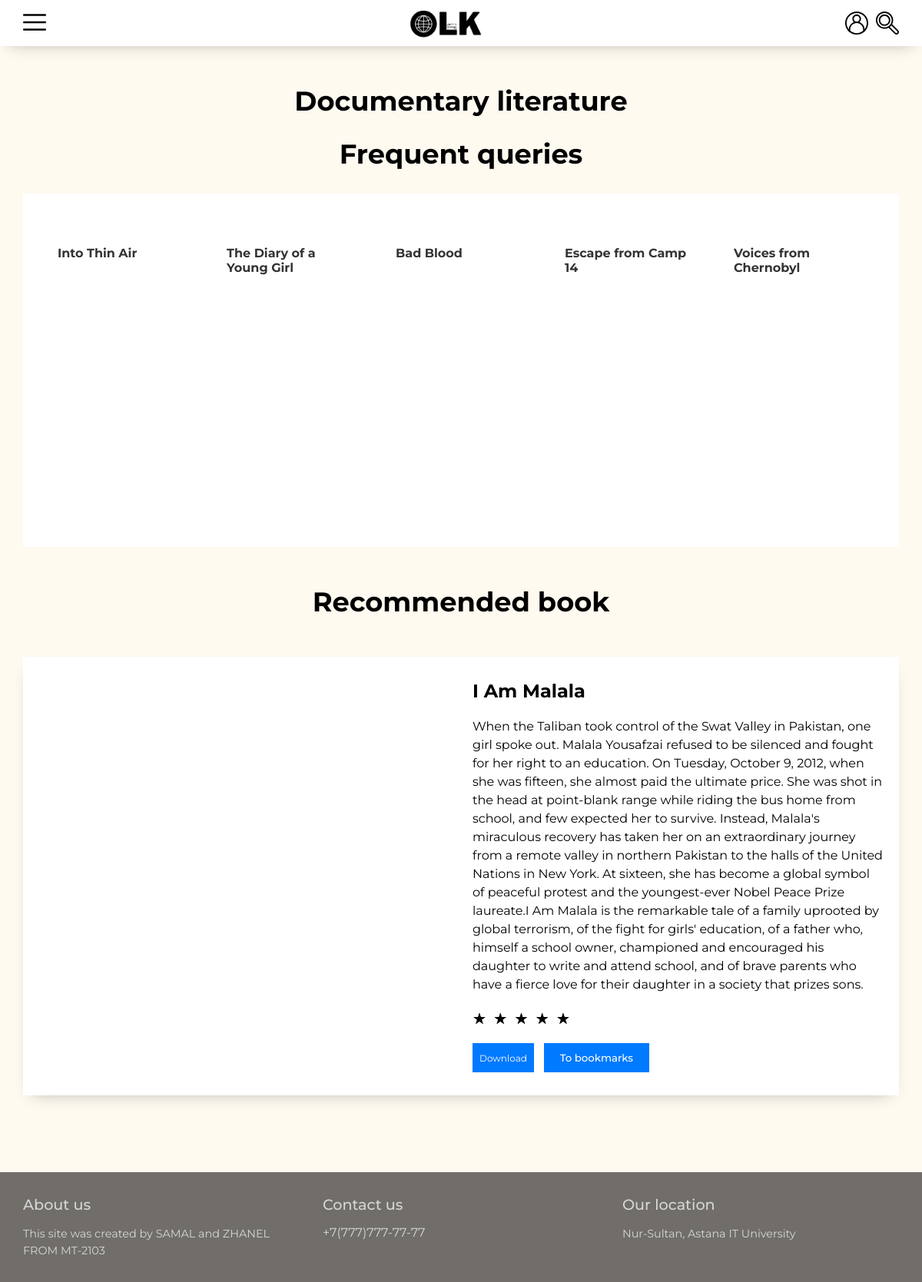
The app's page /olk/book3.php with its own data.
### tables this page shows
CREATE TABLE `book` (
  `book_id` int(11) NOT NULL,
  `name` varchar(255) NOT NULL,
  `description` text NOT NULL,
  `picture` text NOT NULL,
  `genre_id` int(11) NOT NULL,
  `download_link` text DEFAULT NULL
);

### olk/book3.php (the view, shortened to what this page needs)
<!DOCTYPE html>
<html lang="en">
<head>
    <link rel="stylesheet" href="style.css">
    <link rel="stylesheet" href="https://unpkg.com/swiper/swiper-bundle.css" />
    <link rel="stylesheet" href="https://unpkg.com/swiper/swiper-bundle.min.css" />
</head>
<body>
   <?php
        include 'header.php';
    ?>
    <main class="main-library">
        <div class="container">
            <h1 class="title">Documentary literature</h1> <br><br>
            <h1 class="title">Frequent queries</h1>
            <div class="slider-wrapper">
            <div class="swiper-container swiper-container-books">
                <div class="swiper-wrapper books-slider">
                    <?php
                        $query_to_select = "SELECT * FROM book WHERE genre_id = 3";
                        $result = $connect->query($query_to_select);
                        $rows = array();
                        while($row = $result->fetch_assoc()){
                            $rows[] = $row;
                        }
                        for($i = 0; $i < count($rows); $i++){
                            echo "<div class=\"swiper-slide\">
                                      <a href=\" chosen_book.php?book_id=" . $rows[$i]['book_id'] . "\" class=\"book-slide\">
                                          <img src=\" " . $rows[$i]['picture'] . " \" alt=\"\">
                                          <h5 class=\"book-title\">" . $rows[$i]['name'] . " </h5>
                                      </a>
                                  </div>";
                        }
                    ?>
                </div>
            </div>
        </div>
    </div>
    </main>
    <main class="main-profile">
        <div class="container">
            <h1 class="title">Recommended book</h1>
            <div class="profile-box">
                <div class="pfp">
                </div>
                <div class="content">
                    <h2 class="name">I Am Malala</h2>
                    <p>
                        When the Taliban took control of the Swat Valley in Pakistan, one girl spoke out.
                        Malala Yousafzai refused to be silenced and fought for her right to an education.
                        On Tuesday, October 9, 2012, when she was fifteen, she almost paid the ultimate price.
                        She was shot in the head at point-blank range while riding the bus home from school, and few expected her to survive.
                        Instead, Malala's miraculous recovery has taken her on an extraordinary journey from a remote valley in northern Pakistan
                        to the halls of the United Nations in New York. At sixteen, she has become a global symbol of peaceful protest and the youngest-ever
                         Nobel Peace Prize laureate.I Am Malala is the remarkable tale of a family uprooted by global terrorism, of the fight for girls'
                         education, of a father who, himself a school owner, championed and encouraged his daughter to write and attend school,
                          and of brave parents who have a fierce love for their daughter in a society that prizes sons.
                    </p>
                    <div class="rating">
                        <span class="rated">☆</span>
                        <span class="rated">☆</span>
                        <span class="rated">☆</span>
                        <span class="rated">☆</span>
                        <span class="rated">☆</span>
                    </div>
                    <a href="https://eg4.nic.in/jnv/DFILES/EBOOKS/IR/IamMalala.pdf" class="btn2" download>Download</a>
                    <button type="button" class="btn inversed">To bookmarks</button>
                </div>
            </div>
        </div>
    </main>
    <footer class="footer">
        <div class="container">
            <div class="about">
                <h2 class="footer-title">About us</h2>
                <p>This site was created by SAMAL and ZHANEL FROM MT-2103</p>
            </div>
            <div class="contact">
                <h2 class="footer-title">Contact us</h2>
                <a href="tel:+77777777777" class="tel">+7(777)777-77-77</a>
            </div>
            <div class="location">
                <h2 class="footer-title">Our location</h2>
                <p>Nur-Sultan, Astana IT University</p>
            </div>
        </div>
    </footer>
</body>
</html>

### olk/style.css (style rules this page uses)
* { box-sizing: border-box; margin: 0; padding: 0; }
body { font-family: 'Montserrat', sans-serif; font-size: 14px; background-color: floralwhite; }
a { text-decoration: none; color: #333; }
.container { padding-right: 15px; padding-left: 15px; margin-right: auto; margin-left: auto; }
@media (min-width: 768px) { .container { width: 750px; } }
@media (min-width: 768px) { body { font-size: 10px; } }
@media (min-width: 992px) { .container { width: 970px; } }
@media (min-width: 1200px) { .container { width: 1170px; } }
h1.title { font-size: 2.2rem; text-align: center; }
.footer { background-color: #0000008e; margin-top: 50px; padding: 30px 0; color: rgb(214, 214, 214); }
.footer .container { display: grid; grid-template-columns: 1fr 1fr 1fr; gap: 30px; }
.footer .footer-title { font-size: 1.2rem; font-weight: 500; }
.footer p { margin-top: 15px; font-size: 0.9rem; line-height: 22px; }
.footer .contact a { color: rgb(214, 214, 214); font-size: 1rem; display: block; margin-top: 15px; }
.main-profile { margin-top: 50px; margin-bottom: 100px; }
.main-profile .profile-box { background-color: #fff; margin-top: 50px; display: grid; gap: 30px; padding: 30px 20px; -webkit-box-shadow: 0px 9px 21px -12px rgba(0,0,0,0.3); -moz-box-shadow: 0px 9px 21px -12px rgba(0,0,0,0.3); box-shadow: 0px 9px 21px -12px rgba(0,0,0,0.3); }
@media (min-width: 576px) { .main-profile .profile-box { grid-template-columns: 1fr 1fr; } }
.main-profile .profile-box .pfp { max-width: 300px; width: 100%; justify-self: center; }
.main-profile .profile-box .content .name { font-size: 24px; }
.main-profile .profile-box .content p { font-size: 16px; line-height: 24px; margin-top: 20px; }
.main-library { margin-top: 50px; }
.main-library .slider-wrapper { padding: 30px; width: 100%; background-color: #fff; margin-top: 30px; }
.main-library .books-slider .book-slide { display: block; width: 100%; height: 100%; padding: 15px; }
.main-library .books-slider .book-slide .book-title { font-size: 16px; margin-top: 10px; }
.main-library .swiper-container { width: 100%; height: 400px; }
.main-library .swiper-container-books { background-color: #fff; }
.main-profile .content button { border: 1px solid transparent; background-color: var(--swiper-theme-color); padding: 10px 20px; color: #fff; font-family: 'Montserrat', sans-serif; cursor: pointer; margin-top: 20px; margin-right: 10px; font-weight: 500; }
.rating { unicode-bidi: bidi-override; width: fit-content; font-size: 20px; margin-top: 20px; }
.rating > span { display: inline-block; position: relative; width: 1.1em; }
.rating > .rated:before { content: "\2605"; position: absolute; }
.btn2 { height: 38px; background-color: #007AFF; width: 80px; color: #fff; display: inline-block; text-align: center; padding-top: 12px; font-size: 12px; margin-right: 10px; }

### records on screen
book: name "Into Thin Air"
book: name "The Diary of a Young Girl"
book: name "Bad Blood"
book: name "Escape from Camp 14"
book: name "Voices from Chernobyl"
